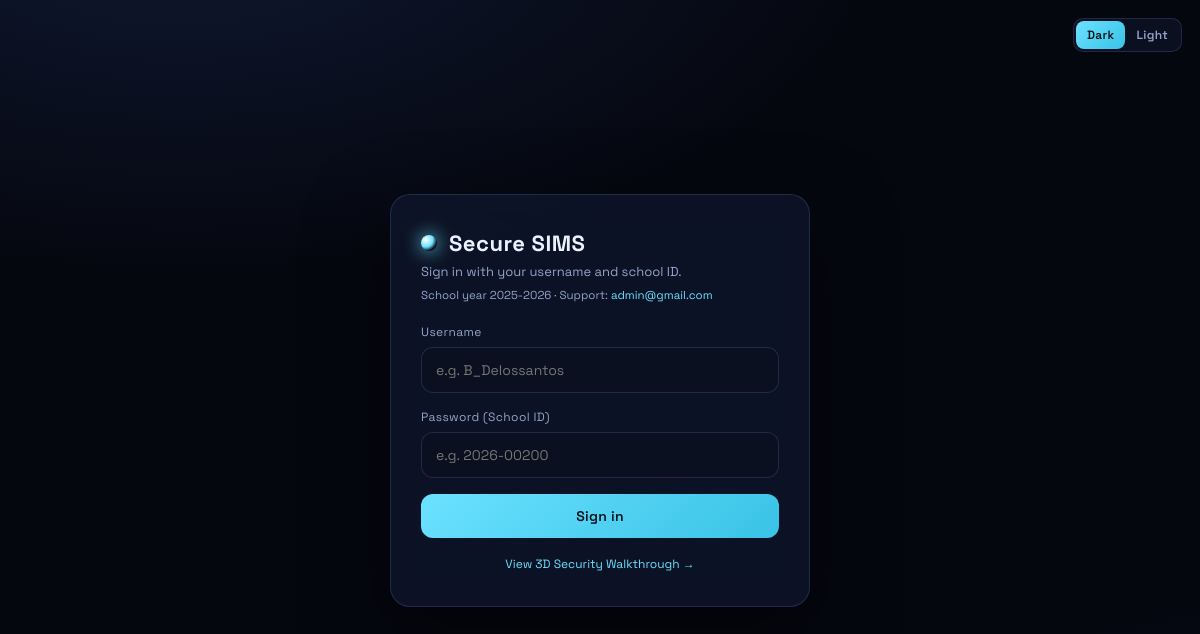
The page / on the database its author committed.
### tables this page shows
CREATE TABLE `app_settings` (
  `setting_key`   VARCHAR(64)  NOT NULL,
  `setting_value` VARCHAR(255) NOT NULL,
  PRIMARY KEY (`setting_key`)
);

### includes/bootstrap.php (called while the page is built, shortened)
<?php
function db(): PDO
{
    static $pdo = null;
    if ($pdo === null) {
        $pdo = db_connect();
    }
    return $pdo;
}
function e($v): string
{
    return htmlspecialchars((string)$v, ENT_QUOTES, 'UTF-8');
}
function csrf_token(): string
{
    return $_SESSION['csrf'];
}
function csrf_field(): string
{
    return '<input type="hidden" name="csrf" value="' . csrf_token() . '">';
}
require_once __DIR__ . '/permissions.php';
require_once __DIR__ . '/theme.php';
require_once __DIR__ . '/academics.php';

### includes/permissions.php (called while the page is built, shortened)
<?php
function ensure_rbac_schema(?PDO $pdo = null): void
{
    static $ready = false;
    if ($ready) {
        return;
    }
    $defaults = [
        'school_name'     => 'Secure SIMS',
        'school_year'     => '2025-2026',
        'support_email'   => 'admin@gmail.com',
        'login_message'   => 'Sign in with your username and school ID.',
        'records_locked'  => '0',
    ];
}
function app_setting(string $key, string $default = ''): string
{
    $stmt = db()->prepare('SELECT setting_value FROM app_settings WHERE setting_key = :k');
    $stmt->execute([':k' => $key]);
    $row = $stmt->fetch();
    return $row ? (string)$row['setting_value'] : $default;
}

### includes/academics.php (called while the page is built, shortened)
<?php
function ensure_academics_schema(?PDO $pdo = null): void
{
    $ready = true;
}

### index.php (the view, shortened to what this page needs)
<?php
$schoolName = app_setting('school_name', 'Secure SIMS');
$loginMessage = app_setting('login_message', 'Sign in with your username and school ID.');
$schoolYear = app_setting('school_year', '2025-2026');
$supportEmail = app_setting('support_email', 'admin@gmail.com');
$showLockModal = false;
$postedUser = trim($_POST['username'] ?? '');
?>
<!DOCTYPE html>
<html lang="en" data-theme="<?= e(current_theme()) ?>">
<head>
  <link rel="stylesheet" href="css/app.css">
  <link rel="stylesheet" href="css/modal.css?v=<?= (int)(@filemtime(__DIR__ . '/css/modal.css') ?: time()) ?>">
</head>
<body data-testid="login-body">
  <?= theme_switch_form('theme.php', 'theme-switch--login') ?>
  <div class="login-wrap">
    <div class="login-card" data-testid="login-card">
      <div class="login-logo"><span class="dot"></span>
        <h1 class="login-title"><?= e($schoolName) ?></h1>
      </div>
      <p class="login-sub"><?= e($loginMessage) ?></p>
      <p class="login-meta">School year <?= e($schoolYear) ?> · Support: <a href="mailto:<?= e($supportEmail) ?>"><?= e($supportEmail) ?></a></p>
      <form method="post" action="index.php" data-testid="login-form" autocomplete="off">
        <div class="field">
          <label for="username">Username</label>
          <input class="input" id="username" name="username" type="text"
                 value="<?= e($postedUser) ?>"
                 placeholder="e.g. B_Delossantos" data-testid="login-username" required
                 <?= $showLockModal ? '' : '' ?>>
        </div>
        <div class="field">
          <label for="password">Password (School ID)</label>
          <input class="input" id="password" name="password" type="password"
                 placeholder="e.g. 2026-00200" data-testid="login-password" required>
        </div>
        <button class="btn btn-block" type="submit" data-testid="login-submit">Sign in</button>
      </form>
      <div class="login-foot"><a href="walkthrough.php" data-testid="walkthrough-link">View 3D Security Walkthrough →</a></div>
    </div>
  </div>
</body>
</html>

### css/app.css (style rules this page uses)
:root { --admin:#ff4d5e; --teacher:#4d9bff; --student:#43d17a; --accent:#6be1ff; --accent-2:#c98bff; --danger:#ff5470; --ok:#43d17a; --warn:#ffcf5c; --bg-0:#05070f; --bg-1:#0a1020; --bg-2:#0f1830; --panel:rgba(16,24,46,.72); --panel-solid:#0e1730; --brd:rgba(120,160,255,.18); --ink:#eaf1ff; --ink-dim:#93a4c9; --topbar:linear-gradient(to bottom,rgba(10,16,32,.95),rgba(10,16,32,.75)); --card-shadow:0 30px 80px rgba(0,0,0,.5); --nav-hover:rgba(120,160,255,.08); --nav-active:rgba(107,225,255,.14); --table-hover:rgba(120,160,255,.05); --danger-ink:#ffb3c0; --ok-ink:#c9f7dc; --err-ink:#ffd9df; --flash-ok-bg:rgba(67,209,122,.12); --flash-err-bg:rgba(255,84,112,.12); --btn-grad:linear-gradient(135deg,var(--accent),#39c3e6); --btn-shadow:0 10px 28px rgba(107,225,255,.35); --ease:cubic-bezier(.22,.61,.36,1); color-scheme:dark; }
* { box-sizing:border-box; }
html,body { margin:0;min-height:100%;background:var(--bg-0);color:var(--ink); font-family:"Space Grotesk",system-ui,sans-serif; }
body { background: radial-gradient(1200px 600px at 15% -10%,var(--bg-2),transparent 60%), radial-gradient(1000px 700px at 110% 120%,var(--bg-1),transparent 55%), var(--bg-0); }
a { color:var(--accent);text-decoration:none; }
.login-wrap { min-height:100vh;display:grid;place-items:center;padding:24px; }
.login-card { width:min(420px,92vw);background:var(--panel);border:1px solid var(--brd); border-radius:20px;padding:34px 30px;backdrop-filter:blur(16px); box-shadow:var(--card-shadow);animation:pop .5s var(--ease); }
.login-logo { display:flex;align-items:center;gap:12px;margin-bottom:6px; }
.login-logo .dot { width:16px;height:16px;border-radius:50%; background:radial-gradient(circle at 30% 30%,#fff,var(--accent) 45%,transparent 70%); box-shadow:0 0 18px var(--accent); }
.login-title { margin:0;font-size:22px;letter-spacing:.5px; }
.login-sub { margin:4px 0 8px;color:var(--ink-dim);font-size:13px; }
.login-meta { margin:0 0 22px;color:var(--ink-dim);font-size:11.5px; }
.login-meta a { color:var(--accent); }
.field { margin-bottom:16px; }
.field label { display:block;font-size:12px;letter-spacing:.4px;color:var(--ink-dim);margin-bottom:7px; }
.input { width:100%;padding:13px 14px;border-radius:12px;border:1px solid var(--brd); background:var(--bg-1);color:var(--ink);font-family:inherit;font-size:14px; transition:border-color .2s,box-shadow .2s; }
.btn { cursor:pointer;border:none;border-radius:12px;padding:13px 18px;font-family:inherit; font-weight:600;font-size:14px;letter-spacing:.3px;color:#04121a; background:var(--btn-grad); transition:transform .18s var(--ease),box-shadow .25s; }
.btn-block { width:100%; }
.login-foot { margin-top:18px;text-align:center;font-size:12px; }

### rows shown on the page
app_settings: setting_value "Secure SIMS"
app_settings: setting_value "Sign in with your username and school ID."
app_settings: setting_value "2025-2026"
app_settings: setting_value "admin@gmail.com"

### other values the page prints
$label "Dark"
$label "Light"
